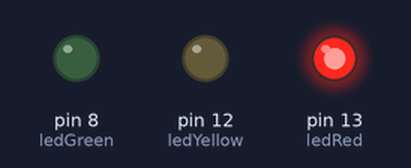
This sketch was run on a simulated Arduino Uno, built with avr-gcc and run on an emulated ATmega328P. Shown: output pins drawn as LEDs (lit = HIGH).

Above: at 0.2 s.
At 1.2 s:
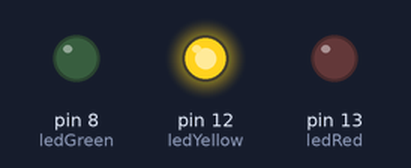
At 2.2 s:
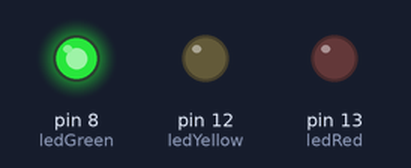
At 5.7 s:
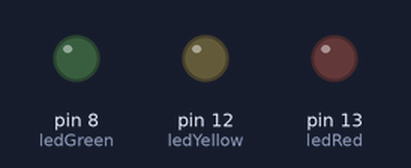
Timing chart, 0 to 6.9 s (numbered marks = the images above):
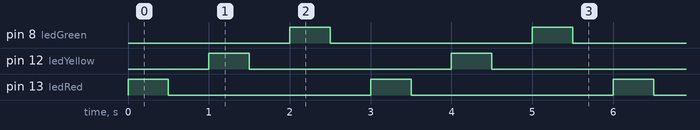

The sketch:

ex005.ino
```cpp
int ledRed = 13;
int ledYellow = 12;
int ledGreen = 8;

void setup() {
  // put your setup code here, to run once:
  pinMode(13,OUTPUT);
  pinMode(12,OUTPUT);
  pinMode(8,OUTPUT);
}
void loop() {
  // put your main code here, to run repeatedly:
  digitalWrite(ledRed, HIGH);
  delay(500);
  digitalWrite(ledRed, LOW);
  delay(500);
  digitalWrite(ledYellow, HIGH);
  delay(500);
  digitalWrite(ledYellow, LOW);
  delay(500);
  digitalWrite(ledGreen, HIGH);
  delay(500);
  digitalWrite(ledGreen, LOW);
  delay(500);

}
```

Measured:
- by itself, pin 8 (ledGreen), pin 12 (ledYellow), pin 13 (ledRed): alternates HIGH for 0.50 s and LOW for 2.5 s
- by itself, everything shown: repeats every 3.0 s, in 6 steps
